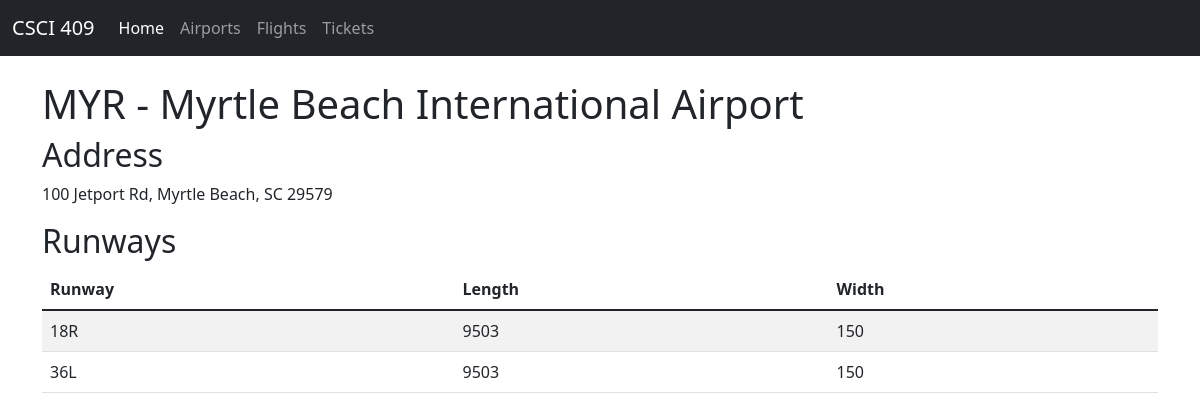
/airports/MYR, run on the app's committed database.
### airports/models.py (models this page shows)
class Airport(models.Model):
    name = models.CharField(max_length=255)
    airport_code = models.CharField(max_length=3)
    address = models.CharField(max_length=255)
    city = models.CharField(max_length=255)
    state = models.CharField(max_length=2)
    zipcode = models.CharField(max_length=5)
    is_open = models.BooleanField()

class Runway(models.Model):
    LEFT = 'L'
    CENTER = 'C'
    RIGHT = 'R'
    NONE = 'N'
    RUNWAY_DESIGNATION_CHOICES = [
        (LEFT, 'Left'),
        (CENTER, 'Center'),
        (RIGHT, 'Right'),
        (NONE, 'None'),
    ]
    runway_number = models.IntegerField()
    runway_designation = models.CharField(
        max_length=1,
        choices=RUNWAY_DESIGNATION_CHOICES,
        default=NONE
    )
    length = models.IntegerField()
    width = models.IntegerField()
    airport = models.ForeignKey(Airport, on_delete=models.CASCADE)

### airports/views.py (the view)
# urls.py: path('/<str:airport_code>', views.airport_info),
def airport_info(request, airport_code):
    airport = Airport.objects.get(airport_code=airport_code)
    context = {'airport': airport}
    return render(request, 'airports/airport.html', context)

### airports/templates/airports/airport.html
{% extends 'base.html' %}
{% block content %}
<h1>{{airport.airport_code}} - {{airport.name}} Airport</h1>
<h2>Address</h2>
<p>{{airport.address}}, {{airport.city}}, {{airport.state}} {{airport.zipcode}}</p>
<h2>Runways</h2>
<table class="table table-striped">
    <thead>
        <tr>
            <th scope="col">Runway</th>
            <th scope="col">Length</th>
            <th scope="col">Width</th>
        </tr>
    </thead>
    <tbody>
        {% for runway in airport.runway_set.all %}
            <tr>
                <td>{{ runway.runway_number }}{{runway.runway_designation}}</td>
                <td>{{ runway.length }}</td>
                <td>{{ runway.width }}</td>
            </tr>
        {% endfor %}
    </tbody>
</table>
{% endblock %}

### data on the page
Airport: airport_code "MYR", name "Myrtle Beach International", address "100 Jetport Rd", city "Myrtle Beach", state "SC", zipcode "29579"
Runway: runway_number "18", runway_designation "R", length "9503", width "150"
Runway: runway_number "36", runway_designation "L", length "9503", width "150"
